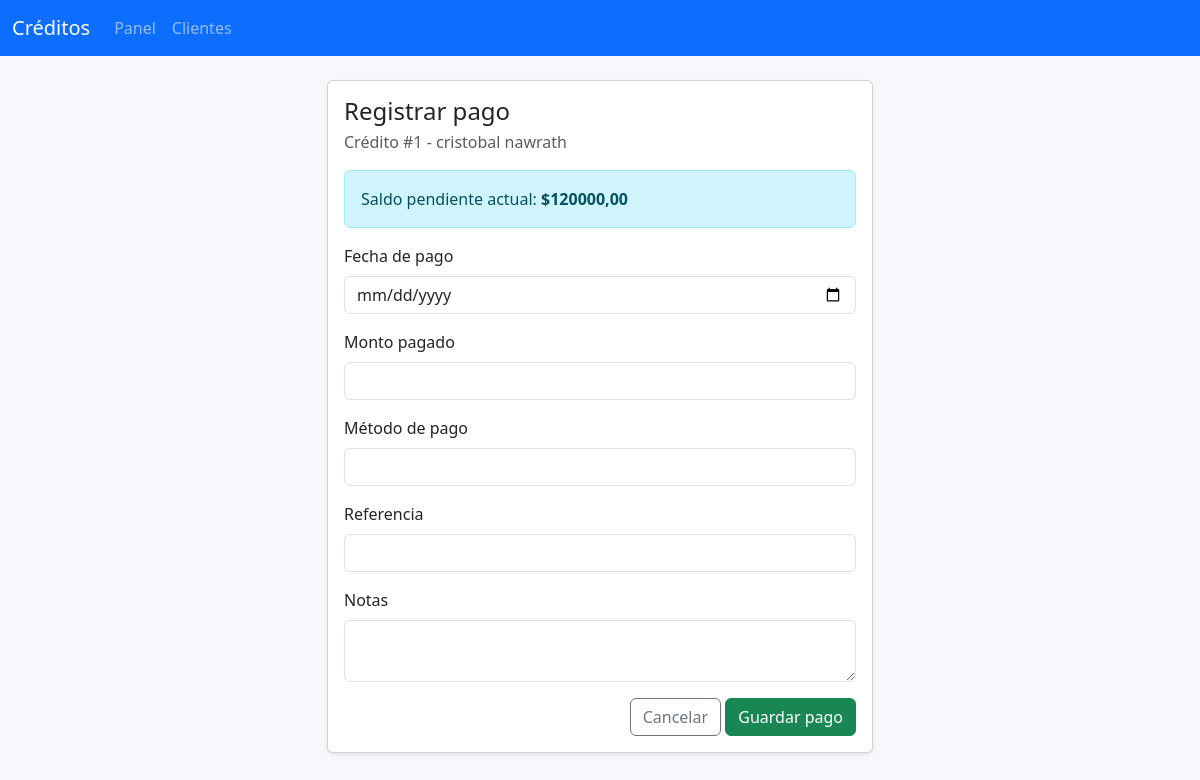
/creditos/1/pagos/nuevo/, run on the app's committed database.
### creditos/models.py (models this page shows, shortened)
class Credito(models.Model):
    class Estados(models.TextChoices):
        ACTIVO = "activo", "Activo"
        CANCELADO = "cancelado", "Cancelado"
        EN_MORA = "en_mora", "En mora"
    cliente = models.ForeignKey(
        Cliente, on_delete=models.CASCADE, related_name="creditos"
    )
    monto = models.DecimalField(
        "Monto del crédito",
        max_digits=12,
        decimal_places=2,
        validators=[MinValueValidator(Decimal("0.01"))],
    )
    plazo_meses = models.PositiveIntegerField("Plazo (meses)")
    tasa_interes_anual = models.DecimalField(
        "Tasa de interés anual (%)",
        max_digits=5,
        decimal_places=2,
        validators=[MinValueValidator(Decimal("0"))],
    )
    fecha_inicio = models.DateField(
        "Fecha de inicio", default=timezone.localdate
    )
    estado = models.CharField(
        "Estado",
        max_length=20,
        choices=Estados.choices,
        default=Estados.ACTIVO,
    )
    notas = models.TextField("Notas", blank=True)
    creado_en = models.DateTimeField(auto_now_add=True)
    actualizado_en = models.DateTimeField(auto_now=True)
    class Meta:
        ordering = ["-creado_en"]
        verbose_name = "Crédito"
        verbose_name_plural = "Créditos"
    def saldo_pendiente(self) -> Decimal:
        total = self.cuotas.annotate(
            restante=F("monto_programado") - F("monto_pagado")
        ).aggregate(
            total=Sum(
                "restante",
                output_field=models.DecimalField(max_digits=12, decimal_places=2),
            )
        )
        return total["total"] or Decimal("0.00")

class Cliente(models.Model):
    nombres = models.CharField("Nombres", max_length=150)
    apellidos = models.CharField("Apellidos", max_length=150, blank=True)
    identificacion = models.CharField(
        "Número de identificación", max_length=50, unique=True
    )
    telefono = models.CharField("Teléfono", max_length=30, blank=True)
    email = models.EmailField("Correo electrónico", blank=True)
    direccion = models.CharField("Dirección", max_length=255, blank=True)
    fecha_registro = models.DateField("Fecha de registro", auto_now_add=True)
    class Meta:
        ordering = ["nombres", "apellidos"]
        verbose_name = "Cliente"
        verbose_name_plural = "Clientes"
    def __str__(self) -> str:  # pragma: no cover - representación básica
        if self.apellidos:
            return f"{self.nombres} {self.apellidos}".strip()
        return self.nombres
    @property
    def nombre_completo(self) -> str:
        return str(self)

### creditos/views.py (the view, shortened to what this page needs)
class RegistrarPagoView(View):
    template_name = "creditos/pagos/formulario.html"
    def dispatch(self, request, *args, **kwargs):
        credito_id = kwargs.get("credito_id")
        self.credito = get_object_or_404(Credito, pk=credito_id)
        return super().dispatch(request, *args, **kwargs)
    def get(self, request, credito_id):
        form = PagoForm(credito=self.credito)
        return render(
            request,
            self.template_name,
            {"form": form, "credito": self.credito},
        )

### creditos/forms.py (shortened to what this page needs)
class PagoForm(forms.ModelForm):
    fecha_pago = forms.DateField(
        label="Fecha de pago",
        initial=timezone.localdate,
        widget=forms.DateInput(attrs={"type": "date"}),
    )
    class Meta:
        model = Pago
        fields = ("fecha_pago", "monto", "metodo_pago", "referencia", "notas")
        widgets = {
            "notas": forms.Textarea(attrs={"rows": 2}),
        }
    def __init__(self, *args, credito: Credito, **kwargs) -> None:
        super().__init__(*args, **kwargs)
        self.credito = credito
        self.fields["monto"].widget.attrs["min"] = "0.01"
        self.fields["monto"].widget.attrs["step"] = "0.01"
        for field in self.fields.values():
            classes = field.widget.attrs.get("class", "")
            field.widget.attrs["class"] = f"form-control {classes}".strip()

### templates/creditos/pagos/formulario.html (shortened to what this page needs)
{% extends "base.html" %}
{% block content %}
<div class="row justify-content-center">
    <div class="col-lg-7 col-xl-6">
        <div class="card shadow-sm">
            <div class="card-body">
                <h1 class="h4 mb-1">Registrar pago</h1>
                <p class="text-muted">Crédito #{{ credito.id }} - {{ credito.cliente.nombre_completo }}</p>
                <div class="alert alert-info">
                    Saldo pendiente actual: <strong>${{ credito.saldo_pendiente|floatformat:2 }}</strong>
                </div>
                <form method="post" novalidate>
                    {% for field in form %}
                        <div class="mb-3">
                            <label class="form-label" for="id_{{ field.name }}">{{ field.label }}</label>
                            {{ field }}
                        </div>
                    {% endfor %}
                    <div class="text-end">
                        <a href="{% url 'creditos:credito_detalle' credito.pk %}" class="btn btn-outline-secondary">Cancelar</a>
                        <button type="submit" class="btn btn-success">Guardar pago</button>
                    </div>
                </form>
            </div>
        </div>
    </div>
</div>
{% endblock %}

### static/css/app.css (style rules this page uses)
body { background-color: #f6f8fb; }

### data on the page
Credito: id "1", cliente.nombre_completo "cristobal nawrath", saldo_pendiente "120000,00"

### other printed values
{{ field.label }} "Fecha de pago" "Monto pagado" "Método de pago" "Referencia" "Notas"
